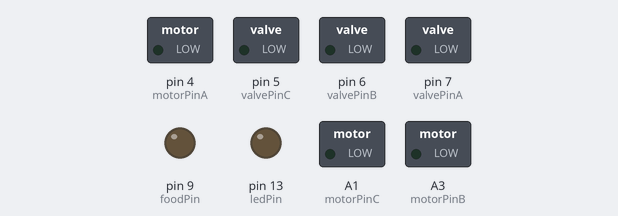
Bench run of a sketch on a simulated Arduino Uno, built with avr-gcc and run on an emulated ATmega328P. Parts: switched loads named in the sketch (green lamp = pin HIGH), output pins drawn as LEDs (lit = HIGH).

Above: at 0.1 s.
At 3.1 s:
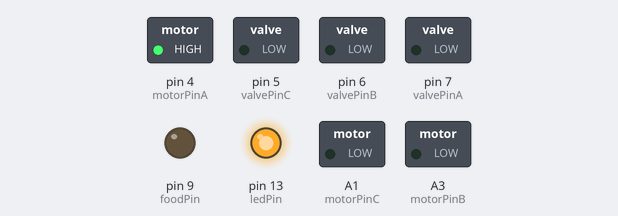
At 16.9 s:
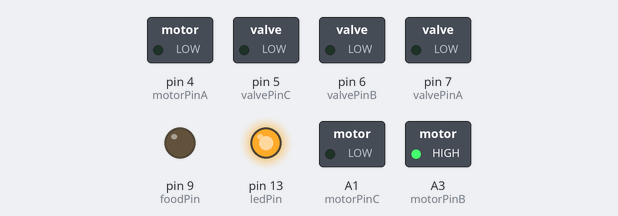
At 30.7 s:
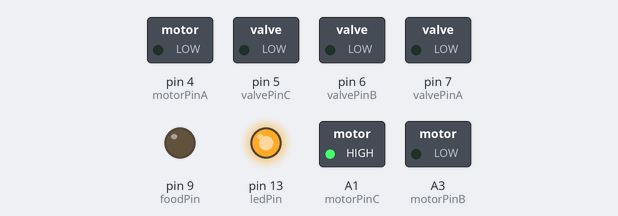
Timing chart, 0 to 32.2 s (numbered marks = the images above):
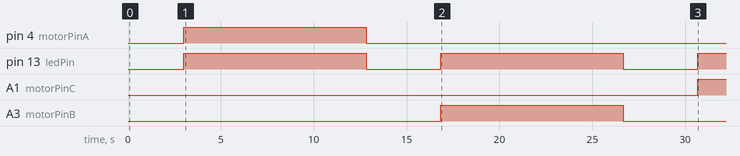

The sketch:

hometankfill_pumpInitialize.ino
```cpp
 /*
This is an arduino code to control custom made home tank feeding/training chamber. It controls a servo for feeding and a peristaltic pump for odor delivery. NT- 23/11/2018
*/

int motorPinA = 4; // pin that turns on the pump 1
int motorPinB = A3; // pin that turns on the pump 2
int motorPinC = A1; // pin that turns on the pump 3
int foodPin = 9; // pin for feeder
//long watertime = 60 ; // pump ON, in seconds
long odortime = 30 ; // pump ON, in seconds
long waittimeShort =2364 ;//2300; // 40min (normal ITI) - a trial length (watertime is added in)
long waittimeLong = 38304 ; //10h40 (length of lights off period)-trial time, in seconds
long waittimeBegin = 900; //in seconds, 15min (how long after you start to run the arduino, the first training happens, optional)
long waittimeEnd = 1464; //in seconds, 25min -trial, if you do have a waittimeBegin, to make sure when the code loops, ITI ends up waittimeShort (watertime is added in)
int interval =4; // interval between odor delivery and food delivery, in seconds (depends on tubing length and flow rate)
int feedTime = 2; //how long the feeding will happen, in seconds
int ledPin = 13;//LED blink pin

int valvePinA = 7;
int valvePinB = 6;
int valvePinC = 5;

long waittimeDay = 86400 ; //24h in seconds

long ML = 820 ; //delay to get 1 ML out of the pumps, in milliseconds
long HUNDRED_ML = 122 ; //delay to get 100 ML out of the system water, in seconds


void setup() {
  pinMode(motorPinA, OUTPUT);  // Ala
  pinMode(motorPinB, OUTPUT); // Arg
  pinMode(motorPinC, OUTPUT); // His
  pinMode(foodPin, OUTPUT);// set pin9 to an output for feeding
  pinMode(ledPin, OUTPUT); // set pin 13 to an output to use it to turn on the LED
  pinMode(valvePinA, OUTPUT);  // water to Ala
  pinMode(valvePinB, OUTPUT);  // water to Arg
  pinMode(valvePinC, OUTPUT);  // water to His
}


void loop() {
  fillTubing(motorPinA,valvePinA);

  fillTubing(motorPinB,valvePinB);

  fillTubing(motorPinC,valvePinC);

  delay(10000000);
}


void fillTubing(int motorID,int valveID) {
  delay(3000);

  digitalWrite(motorID,HIGH);
  digitalWrite(LED_BUILTIN,HIGH);
  delay(12*ML);
  digitalWrite(motorID,LOW);
  digitalWrite(LED_BUILTIN,LOW);

//  delay(1000);
//
//  digitalWrite(valveID,HIGH);
//  digitalWrite(LED_BUILTIN,HIGH);
//  delay(HUNDRED_ML*1000);
//  digitalWrite(valveID,LOW);
//  digitalWrite(LED_BUILTIN,LOW);

  delay(1000);
}
```

Measured:
- by itself, pin 4 (motorPinA): LOW → HIGH at 3.0 s, → LOW 9.8 s later
- by itself, pin 13 (ledPin): alternates HIGH for 9.8 s and LOW for 4.0 s
- by itself, A1 (motorPinC): LOW → HIGH at 30.7 s
- by itself, A3 (motorPinB): LOW → HIGH at 16.8 s, → LOW 9.8 s later
